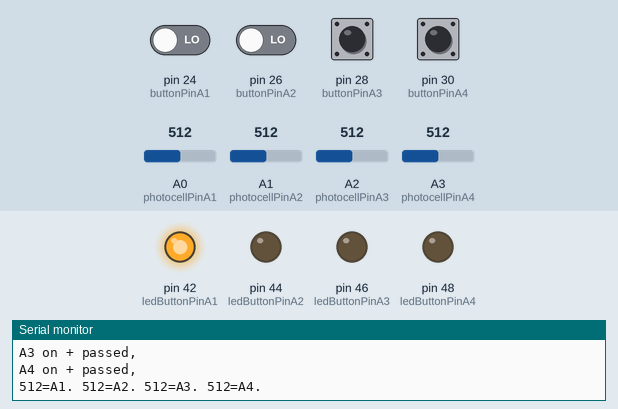
A sketch run on a simulated Arduino Mega 2560, built with avr-gcc and run on an emulated ATmega2560. On the bench: output pins drawn as LEDs (lit = HIGH), the last lines printed to the serial monitor. The test bench sets the inputs (shaded band); at power-on: pin 24 (buttonPinA1), pin 26 (buttonPinA2), pin 28 (buttonPinA3), pin 30 (buttonPinA4) LOW, A0 (photocellPinA1) = 512, A1 (photocellPinA2) = 512, A2 (photocellPinA3) = 512, A3 (photocellPinA4) = 512.

Above: at 4.8 s.
4.9 s: pin 24 (buttonPinA1) driven HIGH and pin 26 (buttonPinA2) driven HIGH
At 5.9 s:
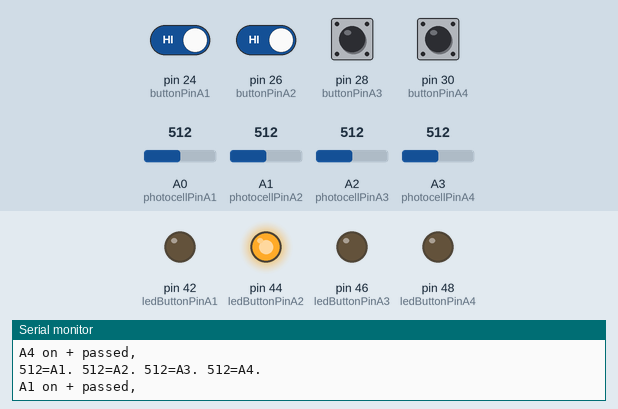
12.1 s: pin 28 (buttonPinA3) pulled HIGH for 3 s
At 13.5 s:
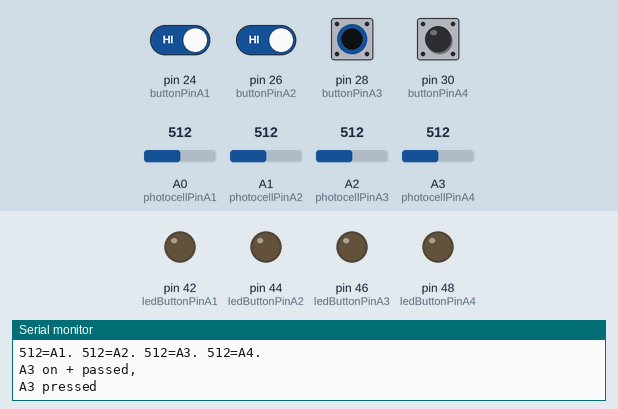
17.1 s: pin 30 (buttonPinA4) pulled HIGH for 3 s
At 18.2 s:
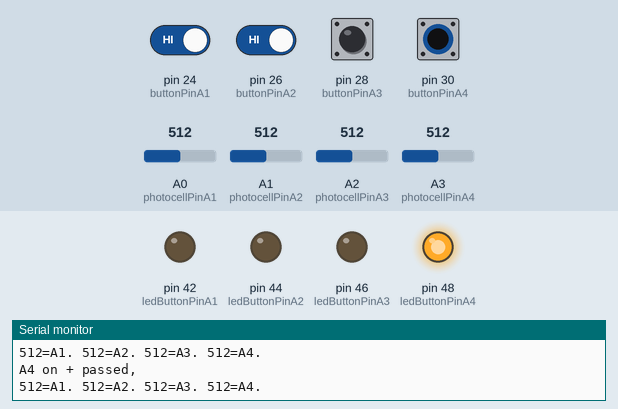
29.5 s: A0 (photocellPinA1) set to 108
34.5 s: A0 (photocellPinA1) set to 91
Timing chart, 0 to 37.5 s (numbered marks = the images above; inputs shaded):
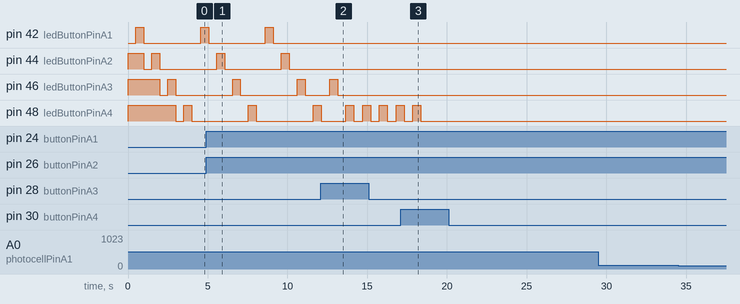

The sketch:

mugen_final_v2.ino
```cpp
// circuit 1 button: button/LED A1
const int buttonPinA1 = 24; // button input = ORANGE
const int ledButtonPinA1 = 42; // LED output = YELLOW
const int photocellPinA1 = A0; // photocell separate circuit =
int buttonA1Scored = false;
int buttonStateA1 = HIGH;
int prevButtonA1State = LOW;
int ledStateA1;
// circuit 2 button: photocell A1
int photocellA1 = 0;

// circuit 1 button: button/LED A2
const int buttonPinA2 = 26; // button input = ORANGE
const int ledButtonPinA2 = 44; // LED output = YELLOW
const int photocellPinA2 = A1; // photocell separate circuit =
int buttonA2Scored = false;
int buttonStateA2 = HIGH;
int prevButtonA2State = LOW;
int ledStateA2;
// circuit 2 button: photocell A2
int photocellA2 = 0;

// circuit 1 button: button/LED A3
const int buttonPinA3 = 28; // button input = ORANGE
const int ledButtonPinA3 = 46; // LED output = YELLOW
const int photocellPinA3 = A2; // photocell separate circuit =
int buttonA3Scored = false;
int buttonStateA3 = HIGH;
int prevButtonA3State = LOW;
int ledStateA3;
// circuit 2 button: photocell A3
int photocellA3 = 0;

// circuit 1 button: button/LED A4
const int buttonPinA4 = 30; // button input = ORANGE
const int ledButtonPinA4 = 48; // LED output = YELLOW
const int photocellPinA4 = A3; // photocell separate circuit =
int buttonA4Scored = false;
int buttonStateA4 = HIGH;
int prevButtonA4State = LOW;
int ledStateA4;
// circuit 2 button: photocell A4
int photocellA4 = 0;

int wait = 50;
int threshold = 12;

void setup() {
  Serial.begin(9600);

  // A1
  pinMode(buttonPinA1, INPUT);
  pinMode(ledButtonPinA1, OUTPUT);
  digitalWrite(ledButtonPinA1, HIGH);

  // A2
  pinMode(buttonPinA2, INPUT);
  pinMode(ledButtonPinA2, OUTPUT);
  digitalWrite(ledButtonPinA2, HIGH);

  // A3
  pinMode(buttonPinA3, INPUT);
  pinMode(ledButtonPinA3, OUTPUT);
  digitalWrite(ledButtonPinA3, HIGH);

  // A4
  pinMode(buttonPinA4, INPUT);
  pinMode(ledButtonPinA4, OUTPUT);
  digitalWrite(ledButtonPinA4, HIGH);

}

void loop() {
  // A1 initially read photocell and button
  photocellA1 = analogRead(photocellPinA1);
  ledStateA1 = digitalRead(ledButtonPinA1);
  Serial.print(photocellA1);
  Serial.print("=A1. ");
  buttonStateA1 = digitalRead(buttonPinA1);

  // A2 initially read photocell and button
  photocellA2 = analogRead(photocellPinA2);
  ledStateA2 = digitalRead(ledButtonPinA2);
  Serial.print(photocellA2);
  Serial.print("=A2. ");
  buttonStateA2 = digitalRead(buttonPinA2);

  // A3 initially read photocell and button
  photocellA3 = analogRead(photocellPinA3);
  ledStateA3 = digitalRead(ledButtonPinA3);
  Serial.print(photocellA3);
  Serial.print("=A3. ");
  buttonStateA3 = digitalRead(buttonPinA3);

  // A4 initially read photocell and button
  photocellA4 = analogRead(photocellPinA4);
  ledStateA4 = digitalRead(ledButtonPinA4);
  Serial.print(photocellA4);
  Serial.print("=A4. ");
  Serial.println(" ");
  buttonStateA4 = digitalRead(buttonPinA4);

  // A1: If laser on the button, should signal PRESS_MEEEEE
  if(photocellA1 > threshold){
    if(!buttonA1Scored){ // 2 arrays: 1 for scored, 1 for output led pin
      digitalWrite(ledButtonPinA1, LOW);   // BLINK by turning ON then OFF then back ON
      delay(500);
      digitalWrite(ledButtonPinA1, HIGH);
      delay(500);
      digitalWrite(ledButtonPinA1, LOW);
      ledStateA1 = LOW;
      Serial.println("A1 on + passed, ");
    }
  } else {
    if(!buttonA1Scored){ // not scored
      digitalWrite(ledButtonPinA1, HIGH);
      ledStateA1 = HIGH;
      Serial.println("A1 not on, ");
    }
  } // A1: If button PRESS_MEEEE need to score++ and button should stay on
  if(ledStateA1 == LOW && buttonStateA1 == HIGH) {
    if(!buttonA1Scored){
      buttonA1Scored=true;
      Serial.println("A1 pressed");
    }
  }

  // A2: If laser on the button, should signal PRESS_MEEEEE
  if(photocellA2 > threshold){
    if(!buttonA2Scored){ // 2 arrays: 1 for scored, 1 for output led pin
      digitalWrite(ledButtonPinA2, LOW);   // BLINK by turning ON then OFF then back ON
      delay(500);
      digitalWrite(ledButtonPinA2, HIGH);
      delay(500);
      digitalWrite(ledButtonPinA2, LOW);
      ledStateA2 = LOW;
      Serial.println("A2 on + passed, ");
    }
  } else {
    if(!buttonA2Scored){ // not scored
      digitalWrite(ledButtonPinA2, HIGH);
      ledStateA2 = HIGH;
      Serial.println("A2 not on, ");
    }
  } //A2: If button PRESS_MEEEE need to score++ and button should stay on
  if(ledStateA2 == LOW && buttonStateA2 == HIGH) {
    if(!buttonA2Scored){
      buttonA2Scored=true;
      Serial.println("A2 pressed");
    }
  }

  // A3: If laser on the button, should signal PRESS_MEEEEE
  if(photocellA3 > threshold){
    if(!buttonA3Scored){ // 2 arrays: 1 for scored, 1 for output led pin
      digitalWrite(ledButtonPinA3, LOW);   // BLINK by turning ON then OFF then back ON
      delay(500);
      digitalWrite(ledButtonPinA3, HIGH);
      delay(500);
      digitalWrite(ledButtonPinA3, LOW);
      ledStateA3 = LOW;
      Serial.println("A3 on + passed, ");
    }
  } else {
    if(!buttonA3Scored){ // not scored
      digitalWrite(ledButtonPinA3, HIGH);
      ledStateA3 = HIGH;
      Serial.println("A3 not on, ");
    }
  } //A3: If button PRESS_MEEEE need to score++ and button should stay on
  if(ledStateA3 == LOW && buttonStateA3 == HIGH) {
    if(!buttonA3Scored){
      buttonA3Scored=true;
      Serial.println("A3 pressed");
    }
  }

  // A4: If laser on the button, should signal PRESS_MEEEEE
  if(photocellA4 > threshold){
    if(!buttonA4Scored){ // 2 arrays: 1 for scored, 1 for output led pin
      digitalWrite(ledButtonPinA4, LOW);   // BLINK by turning ON then OFF then back ON
      delay(500);
      digitalWrite(ledButtonPinA4, HIGH);
      delay(500);
      digitalWrite(ledButtonPinA4, LOW);
      ledStateA4 = LOW;
      Serial.println("A4 on + passed, ");
    }
  } else {
    if(!buttonA4Scored){ // not scored
      digitalWrite(ledButtonPinA4, HIGH);
      ledStateA4 = HIGH;
      Serial.println("A4 not on, ");
    }
  } //A4: If button PRESS_MEEEE need to score++ and button should stay on
  if(ledStateA4 == LOW && buttonStateA4 == HIGH) {
    if(!buttonA4Scored){
      buttonA4Scored=true;
      Serial.println("A4 pressed");
    }
  }


  delay(wait);
  prevButtonA1State = buttonStateA1;
  prevButtonA2State = buttonStateA2;
  prevButtonA3State = buttonStateA3;
  prevButtonA4State = buttonStateA4;
}

// tips: write function OR write in for loop -
// 8 buttons looped for i = 1, until i = 8
```

Measured:
- after the input at 12.1 s, pin 46 (ledButtonPinA3): goes on until 13.2 s, then stays LOW
- after the input at 17.1 s, pin 48 (ledButtonPinA4): goes on until 18.4 s, then stays LOW
- by itself, pin 44 (ledButtonPinA2), pin 46 (ledButtonPinA3): alternates HIGH for 0.50 s and LOW for 3.6 s
